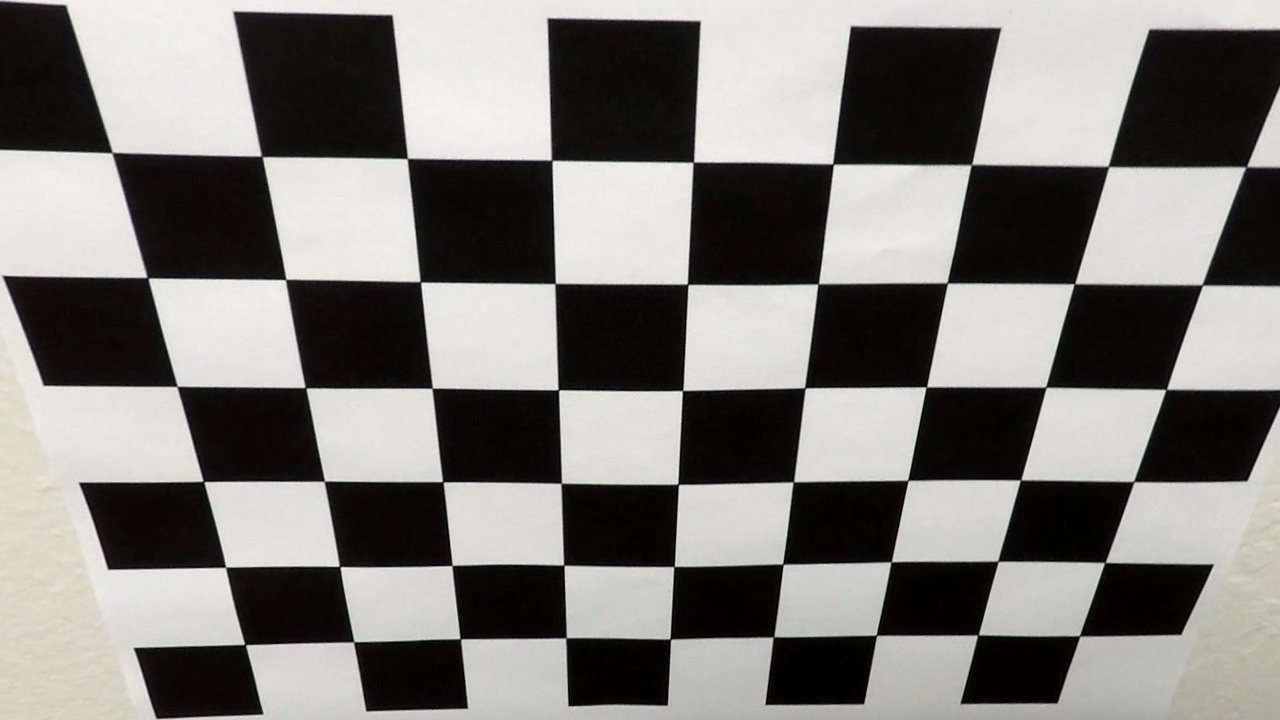
#> input picture output_images/camera_cal/calibration2.jpg, 1280 x 720 px, given as the content of the folder ./test_images, which was not available
$ python images.py   (older library calls are emulated)
#> lines starting #> are read from the running program, lines starting #| are printed output that depends on the picture; after the words box and inside, x2 and y2 are one past the last pixel; in counts of white or black regions, pixels touching at a corner belong together; pictures that were not available may be replaced by others from this repository, and a replacement may not be noted
### camera.py
import numpy as np
import cv2
import glob
import pickle
import os.path


class Camera:
    """ Camera class to compute camera parameters and undistort images """

    def __init__(self, pickle_file):
        """
        Constructor

        If a pickle file is given, just loads mtx and dist
        If no pickle file, then compute data
        """
        if os.path.exists(pickle_file):
            # load pickle
            data = pickle.load(open(pickle_file, mode='rb'))
            self.mtx = data["mtx"]
            self.dist = data["dist"]
        else:
            objp = np.zeros((9 * 6, 3), np.float32)
            objp[:, :2] = np.mgrid[0:9, 0:6].T.reshape(-1, 2)  # 3d points
            objpoints = []
            imgpoints = []
            images = glob.glob('camera_cal/calibration*.jpg')
            for idx, fname in enumerate(images):
                img = cv2.imread(fname)
                img_size = (img.shape[1], img.shape[0])
                gray = cv2.cvtColor(img, cv2.COLOR_BGR2GRAY)
                ret, corners = cv2.findChessboardCorners(gray, (9, 6), None)
                if ret:
                    objpoints.append(objp)
                    imgpoints.append(corners)
            _, mtx, dist, _, _ = cv2.calibrateCamera(objpoints, imgpoints, img_size, None, None)
            self.mtx = mtx
            self.dist = dist
            # save pickle
            dist_pickle = {"mtx": self.mtx, "dist": self.dist}
            pickle.dump(dist_pickle, open(pickle_file, "wb"))

    def undistort(self, img):
        """ Undistort an image """
        return cv2.undistort(img, self.mtx, self.dist, None, self.mtx)

### pipeline.py
import cv2
import numpy as np
from camera import Camera
from perspective import PerspectiveTransformer, AOIBuilder


# [84 lines left out: functions draw_lines, abs_sobel_thresh, abs_sobel_adapthresh, mag_thresh, mag_adapthresh, dir_thresh and 2 more, not called in this run]


class ImagePipeline:
    def __init__(self):
        self.cam = Camera("camera_cal/calibration.p")
#> (reads camera_cal/calibration.p from the repository)
        self.aoi = AOIBuilder(1280, 720, 1.2, 0.96, 0.12, 0.62)
        self.persp = PerspectiveTransformer(np.array(self.aoi.get_src_points(), dtype=np.float32),
                                            np.array(self.aoi.get_dst_points(), dtype=np.float32))

    @staticmethod
    def find_lanes(hls):
        # detect yellow by hue (and not so low ligthness and saturation)
        mask_yellow = cv2.inRange(hls, np.array([0, 100, 100]), np.array([50, 255, 255]))
        # return np.array(mask_yellow, dtype=np.bool_)
        # detect white by high lightness
        mask_white = cv2.inRange(hls, np.array([0, 200, 0]), np.array([255, 255, 255]))
        # return np.array(mask_white, dtype=np.bool_)
        return np.logical_or(mask_yellow, mask_white)

    def undistort(self, img):
        # undistort image
        und = self.cam.undistort(img)
        return und

    def process_frame(self, img):
        # convert to HLS color space
        hls = cv2.cvtColor(img, cv2.COLOR_RGB2HLS)
        # find lanes
        mask = self.find_lanes(hls)
        mask = np.array(mask, dtype=np.uint8)
        # return np.dstack(( mask, mask, mask)) * 255
        # warp perspective
        warped = self.persp.warp(np.array(mask, dtype=np.uint8))
        # return np.dstack(( warped, warped, warped)) * 255
        return warped

    def unwarp_and_combine(self, img, mask):
        unwarped_mask = self.persp.unwarp(mask)
        comb = cv2.addWeighted(img, 1, unwarped_mask, 0.3, 0)
        return comb

### perspective.py
import cv2


class PerspectiveTransformer:
    """ Perspective transformation class """

    def __init__(self, src, dst):
        """ Constructor """
        self.M = cv2.getPerspectiveTransform(src, dst)
        self.M_rev = cv2.getPerspectiveTransform(dst, src)

    def warp(self, img):
        """ Transform from src coordinates to dst """
        return cv2.warpPerspective(img, self.M, img.shape[1::-1], flags=cv2.INTER_LINEAR)

    def unwarp(self, img):
        """ Transform from dst coordinates to src """
        return cv2.warpPerspective(img, self.M_rev, img.shape[1::-1], flags=cv2.INTER_LINEAR)


class AOIBuilder:
    """ Class to define Area of Interest """

    def __init__(self, width, height, bottom_width, bottom_y_pos, top_width, top_y_pos):
        """ Constructor """
        self.w_ = width
        self.h_ = height
        self.src_ = \
            [[self.w_ / 2 - (self.w_ * bottom_width) / 2, self.h_ * bottom_y_pos],
             [self.w_ / 2 + (self.w_ * bottom_width) / 2, self.h_ * bottom_y_pos],
             [self.w_ / 2 - (self.w_ * top_width) / 2, self.h_ * top_y_pos],
             [self.w_ / 2 + (self.w_ * top_width) / 2, self.h_ * top_y_pos]]

    def get_src_points(self):
        """ Return the AOI in src coordinates """
        return self.src_

    def get_dst_points(self):
        """ Return the AOI in dst coordinates """
        return [[0, self.h_], [self.w_, self.h_], [0, 0], [self.w_, 0]]

    def get_lines(self):
        """ Return the lines that define AOI in src coordinates """
        return [[self.src_[0][0], self.src_[0][1], self.src_[1][0], self.src_[1][1]],
                [self.src_[1][0], self.src_[1][1], self.src_[3][0], self.src_[3][1]],
                [self.src_[3][0], self.src_[3][1], self.src_[2][0], self.src_[2][1]],
                [self.src_[2][0], self.src_[2][1], self.src_[0][0], self.src_[0][1]]]

### lane_finder.py
import numpy as np
import cv2


class Lane:
    plot_y = np.linspace(0, 719, num=720)

    def __init__(self):
        self.x = []
        self.y = []
        self.fit = None
        self.lane_inds = None


class LaneFinder:
    def __init__(self, memory):
        self.left = Lane()
        self.right = Lane()
        self.memory = memory
        self.margin = 150
        self.nonzerox = None
        self.nonzeroy = None
        self.success_last = False
        self.limit = 500  # min for failure
        # statistics
        self.stats_full = 0
        self.stats_eq = 0
        self.stats_none = 0

    # [4 lines left out: function __del__, not called in this run]

    def find_lanes(self, image):
        if not self.success_last:
            self.success_last = self.find_lanes_full(image)
            if self.success_last:
                self.stats_full += 1
            else:
                self.stats_none += 1
        else:
            self.success_last = self.find_lanes_with_eq(image)
            if self.success_last:
                self.stats_eq += 1
            else:
                self.success_last = self.find_lanes_full(image)
                if self.success_last:
                    self.stats_full += 1
                else:
                    self.stats_none += 1
        return self.success_last

    def mark_lane(self, image):
        left_fitx = self.left.fit[0] * Lane.plot_y ** 2 + self.left.fit[1] * Lane.plot_y + self.left.fit[2]
        right_fitx = self.right.fit[0] * Lane.plot_y ** 2 + self.right.fit[1] * Lane.plot_y + self.right.fit[2]
        # Create an image to draw the lines on
        warp_zero = np.zeros_like(image).astype(np.uint8)
        color_warp = np.dstack((warp_zero, warp_zero, warp_zero))

        # Recast the x and y points into usable format for cv2.fillPoly()
        pts_left = np.array([np.transpose(np.vstack([left_fitx, Lane.plot_y]))])
        pts_right = np.array([np.flipud(np.transpose(np.vstack([right_fitx, Lane.plot_y])))])
        pts = np.hstack((pts_left, pts_right))

        # Draw the lane onto the warped blank image
        cv2.fillPoly(color_warp, np.int_([pts]), (0, 255, 0))
        color_warp[self.left.y[-1], self.left.x[-1], 0] = 255
        color_warp[self.right.y[-1], self.right.x[-1], 2] = 255

        return color_warp

    def annotate_frame(self, image):
        y_eval = image.shape[0] - 1

        left_fitx = self.left.fit[0] * Lane.plot_y ** 2 + self.left.fit[1] * Lane.plot_y + self.left.fit[2]
        right_fitx = self.right.fit[0] * Lane.plot_y ** 2 + self.right.fit[1] * Lane.plot_y + self.right.fit[2]
        lanes_dist = right_fitx[y_eval] - left_fitx[y_eval]

        ym_per_pix = 50 / image.shape[0]  # meters per pixel in y dimension
        xm_per_pix = 3.7 / lanes_dist  # meters per pixel in x dimension

        middlex = (left_fitx[y_eval] + right_fitx[y_eval]) / 2 * xm_per_pix
        carx = image.shape[1] / 2 * xm_per_pix

        # Fit new polynomials to x,y in world space
        left_fit_cr = np.polyfit(Lane.plot_y * ym_per_pix, left_fitx * xm_per_pix, 2)
        right_fit_cr = np.polyfit(Lane.plot_y * ym_per_pix, right_fitx * xm_per_pix, 2)
        # Calculate the new radii of curvature
        left_curverad = ((1 + (2 * left_fit_cr[0] * y_eval * ym_per_pix + left_fit_cr[1]) ** 2) ** 1.5) / \
                        np.absolute(2 * left_fit_cr[0])
        right_curverad = ((1 + (2 * right_fit_cr[0] * y_eval * ym_per_pix + right_fit_cr[1]) ** 2) ** 1.5) / \
                         np.absolute(2 * right_fit_cr[0])
        # Now our radius of curvature is in meters
        im = cv2.putText(image, "Left curvature: " + "{0:.2f}".format((left_curverad + right_curverad)/2) + "m", (10, 50),
                         cv2.FONT_HERSHEY_SIMPLEX, 1, (255, 255, 255))
        im = cv2.putText(im, "Car position: " + "{0:.2f}".format(carx - middlex) + "m", (10, 100),
                         cv2.FONT_HERSHEY_SIMPLEX, 1, (255, 255, 255))
        return im

    # [25 lines left out: function paint, not called in this run]

    def find_lanes_full(self, image):
        # Take a histogram of the bottom half of the image
        histogram = np.sum(image[int(image.shape[0] / 2):, :], axis=0)
        # Find the peak of the left and right halves of the histogram
        # These will be the starting point for the left and right lines
        midpoint = np.int(histogram.shape[0] / 2)
        leftx_base = np.argmax(histogram[:midpoint])
        rightx_base = np.argmax(histogram[midpoint:]) + midpoint

        # Choose the number of sliding windows
        nwindows = 9
        # Set height of windows
        window_height = np.int(image.shape[0] / nwindows)
        # Identify the x and y positions of all nonzero pixels in the image
        nonzero = image.nonzero()
        self.nonzeroy = np.array(nonzero[0])
        self.nonzerox = np.array(nonzero[1])
        # Current positions to be updated for each window
        leftx_current = leftx_base
        rightx_current = rightx_base
        # Set minimum number of pixels found to recenter window
        minpix = 50
        # Create empty lists to receive left and right lane pixel indices
        self.left.lane_inds = []
        self.right.lane_inds = []

        # Step through the windows one by one
        for window in range(nwindows):
            # Identify window boundaries in x and y (and right and left)
            win_y_low = image.shape[0] - (window + 1) * window_height
            win_y_high = image.shape[0] - window * window_height
            win_xleft_low = leftx_current - self.margin
            win_xleft_high = leftx_current + self.margin
            win_xright_low = rightx_current - self.margin
            win_xright_high = rightx_current + self.margin
            # Identify the nonzero pixels in x and y within the window
            good_left_inds = ((self.nonzeroy >= win_y_low) &
                              (self.nonzeroy < win_y_high) &
                              (self.nonzerox >= win_xleft_low) &
                              (self.nonzerox < win_xleft_high)).nonzero()[0]
            good_right_inds = ((self.nonzeroy >= win_y_low) &
                               (self.nonzeroy < win_y_high) &
                               (self.nonzerox >= win_xright_low) &
                               (self.nonzerox < win_xright_high)).nonzero()[0]
            # Append these indices to the lists
            self.left.lane_inds.append(good_left_inds)
            self.right.lane_inds.append(good_right_inds)
            # If you found > minpix pixels, recenter next window on their mean position
            if len(good_left_inds) > minpix:
                leftx_current = np.int(np.mean(self.nonzerox[good_left_inds]))
            if len(good_right_inds) > minpix:
                rightx_current = np.int(np.mean(self.nonzerox[good_right_inds]))

        # Concatenate the arrays of indices
        self.left.lane_inds = np.concatenate(self.left.lane_inds)
        self.right.lane_inds = np.concatenate(self.right.lane_inds)

        # abort this frame and keep last fit
        if self.nonzerox[self.left.lane_inds].size < self.limit or \
                self.nonzerox[self.right.lane_inds].size < self.limit:
            return False

        # Extract left and right line pixel positions
        self.left.x.append(self.nonzerox[self.left.lane_inds])
        self.left.y.append(self.nonzeroy[self.left.lane_inds])
        self.right.x.append(self.nonzerox[self.right.lane_inds])
        self.right.y.append(self.nonzeroy[self.right.lane_inds])

        # hold the last 'memory' items
        if len(self.left.x) > self.memory:
            self.left.x.pop(0)
            self.left.y.pop(0)
            self.right.x.pop(0)
            self.right.y.pop(0)

        # Fit a second order polynomial to each
        flat_ly = np.concatenate(self.left.y).ravel()
        flat_lx = np.concatenate(self.left.x).ravel()
        flat_ry = np.concatenate(self.right.y).ravel()
        flat_rx = np.concatenate(self.right.x).ravel()
        self.left.fit = np.polyfit(flat_ly, flat_lx, 2)
        self.right.fit = np.polyfit(flat_ry, flat_rx, 2)

        return True

    # [43 lines left out: function find_lanes_with_eq, not called in this run]

### images.py
import glob
from pipeline import *
from lane_finder import *

pipeline = ImagePipeline()

images = glob.glob('./camera_cal/*.jpg')
for fname in images:
    filename = fname.split('/')[-1]
    img = cv2.imread(fname)
    proc = pipeline.undistort(img)
    cv2.imwrite("./output_images/camera_cal/" + filename, proc)

images = glob.glob('./test_images/*.jpg')
for fname in images:
    filename = fname.split('/')[-1]

    img = cv2.imread(fname)
#> img is the input picture: shape (720, 1280, 3); mean B, G, R 121.2, 124.5, 126.4
    undist = pipeline.undistort(img)
    cv2.imwrite("./output_images/01-undistort/" + filename, undist)
    undist = cv2.cvtColor(undist, cv2.COLOR_BGR2RGB)

    proc = cv2.cvtColor(undist, cv2.COLOR_RGB2HLS)
    proc = pipeline.find_lanes(proc)
#> in find_lanes, `mask_yellow = cv2.inRange(hls, np.array([0, 100, 100]), np.array([50, ..`:
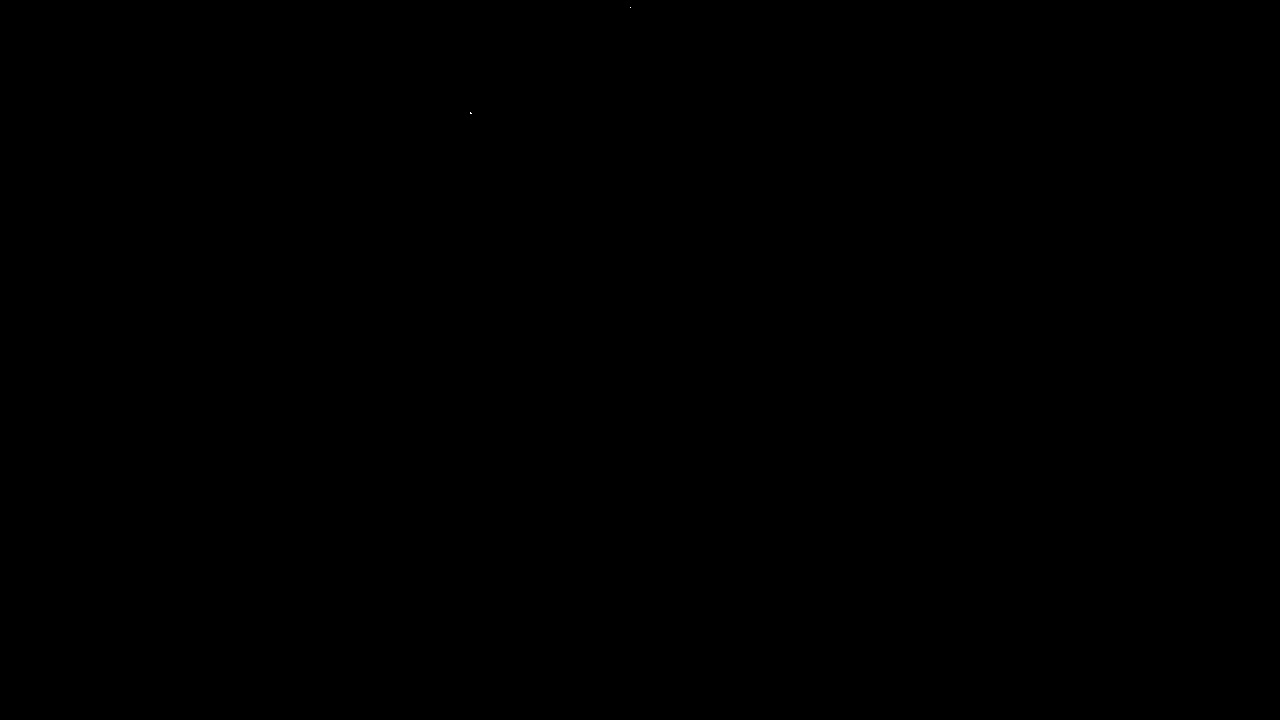
#> mask_yellow: shape (720, 1280); 0% white in thin lines or dots, all inside (x1, y1, x2, y2) = (470, 7, 631, 114)
    binary = np.array(proc, dtype=np.uint8)
    binary = np.dstack((binary, binary, binary)) * 255
    cv2.imwrite("./output_images/02-binary/" + filename, binary)

    lines = pipeline.aoi.get_lines()
    und_lines = np.copy(undist)
    for line in lines:
        cv2.line(und_lines, (int(line[0]), int(line[1])), (int(line[2]), int(line[3])), (255, 0, 0), 2)
    und_lines = cv2.cvtColor(und_lines, cv2.COLOR_RGB2BGR)
    cv2.imwrite("./output_images/03.1-warp/original/" + filename, und_lines)

    warped = pipeline.persp.warp(und_lines)
    cv2.imwrite("./output_images/03.1-warp/warped-original/" + filename, warped)

    warped = pipeline.persp.warp(binary)
    cv2.imwrite("./output_images/03.1-warp/warped-binary/" + filename, warped)

    finder = LaneFinder(1)
    proc = pipeline.process_frame(undist)
#> in warp (call 3), `return cv2.warpPerspective(img, self.M, img.shape[1::-1], flags=cv2.IN..`:
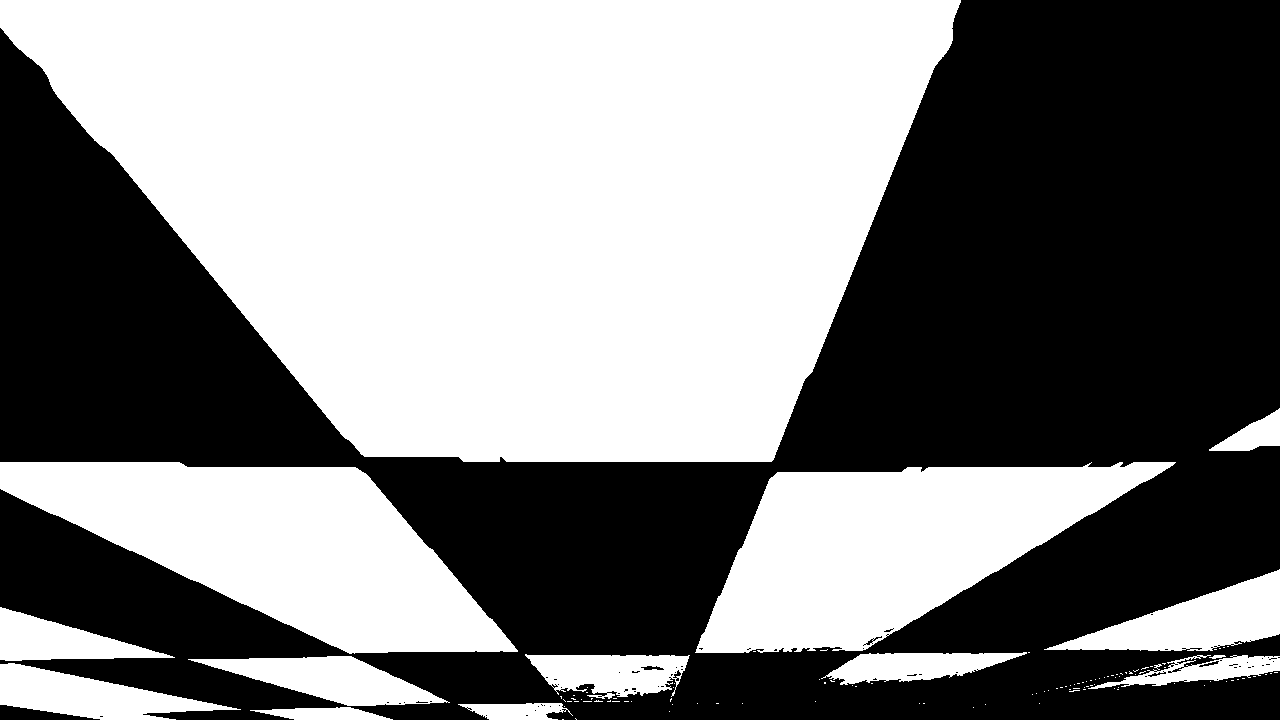
#> returned value: shape (720, 1280); values 0 (black) and 1 (white), 50.9% white; 66 black regions (59 under 20 px), largest, box (x1, y1, x2, y2) and area: (0, 0, 1280, 720) 451009, (0, 705, 100, 720) 800, (641, 666, 664, 670) 59
    finder.find_lanes(proc)
#> in find_lanes_full, `histogram = np.sum(image[int(image.shape[0] / 2):, :], axis=0)`: histogram = 1280 values, max 333 at index 355, min 60 at index 1123, mean 153.3
#> in find_lanes_full, `leftx_base = np.argmax(histogram[:midpoint])`: leftx_base = 355
#> in find_lanes_full, `rightx_base = np.argmax(histogram[midpoint:]) + midpoint`: rightx_base = 771
#> in find_lanes_full, `nonzero = image.nonzero()`: nonzero = 469396 positions, rows 0 to 719, columns 0 to 1279
#> in find_lanes_full, `leftx_current = leftx_base`: leftx_current = 355
#> in find_lanes_full, `rightx_current = rightx_base`: rightx_current = 771
#> the loop in find_lanes_full, `for window in range(nwindows):` made 9 passes
#> (win_xleft_low, win_xleft_high, win_xright_low, win_xright_high, leftx_current, rightx_current) on passes 1 to 4: (205, 505, 621, 921, 352, 770), (202, 502, 620, 920, 355, 815), (205, 505, 665, 965, 305, 858), (155, 455, 708, 1008, 352, 798)
#> in find_lanes, `self.success_last = self.find_lanes_full(image)`: self.success_last = True
    lanes = finder.mark_lane(proc)
    cv2.imwrite("./output_images/04-lanes/" + filename, lanes)

    proc = pipeline.unwarp_and_combine(cv2.cvtColor(undist, cv2.COLOR_BGR2RGB), lanes)
    cv2.imwrite("./output_images/05-unwarped/" + filename, proc)

    proc = finder.annotate_frame(proc)
#> in annotate_frame, `im = cv2.putText(im, "Car position: " + "{0:.2f}".format(carx - middle..`:
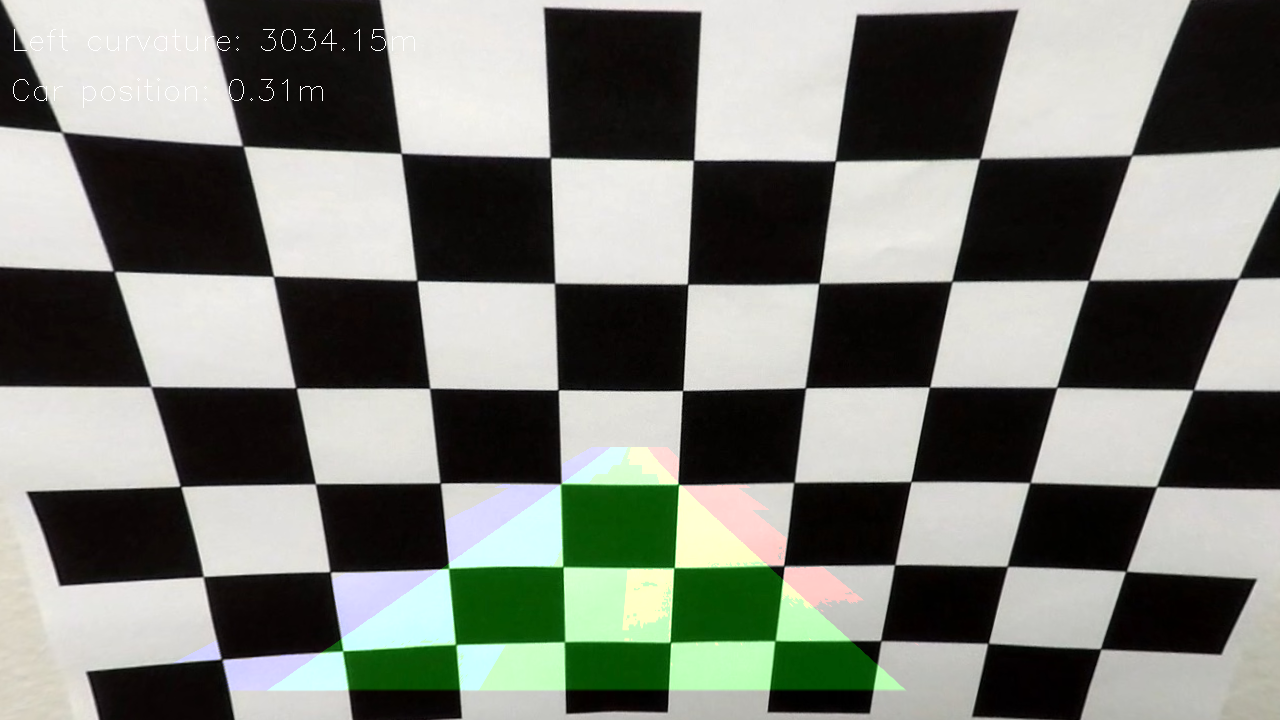
#> im: shape (720, 1280, 3); mean B, G, R 118.4, 125.6, 122.5
    cv2.imwrite("./output_images/" + filename, proc)
